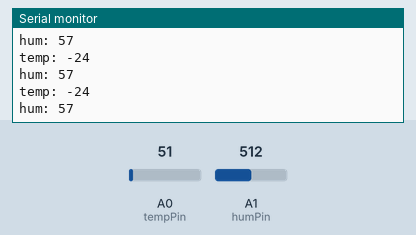
Recording of a sketch running on a simulated Arduino Uno, built with avr-gcc and run on an emulated ATmega328P. On the bench: the last lines printed to the serial monitor. The test bench sets the inputs (shaded band); at power-on: A0 (tempPin) = 51, A1 (humPin) = 512. No radio packets arrive unless stated.

Above: at 1.2 s.
1.3 s: A0 (tempPin) set to 71
At 1.58 s:
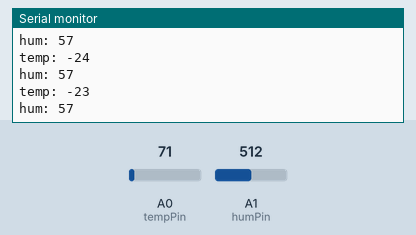
2.8 s: A1 (humPin) set to 716
At 3.17 s:
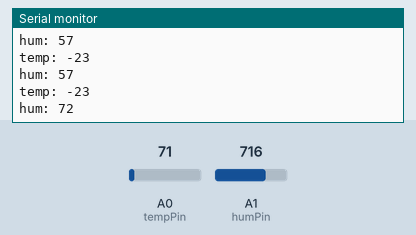
4.3 s: A0 (tempPin) set to 30
At 4.33 s:
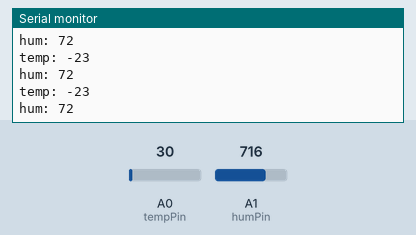
5.8 s: A1 (humPin) set to 900
At 5.92 s:
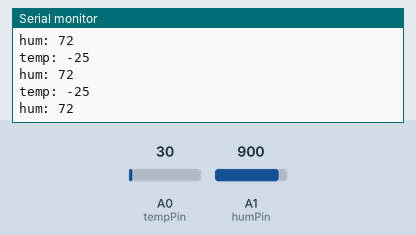
Timing chart, 0 to 8.3 s (numbered marks = the images above; inputs shaded):
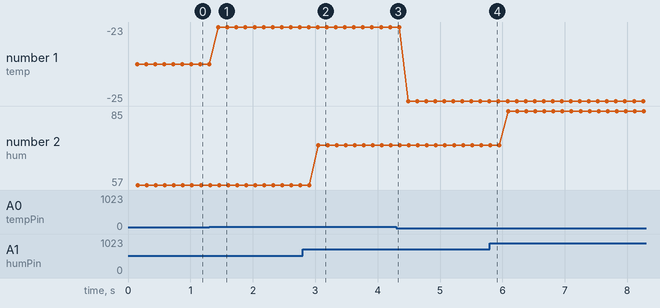

Measured:
- after the input at 1.3 s, the serial monitor: prints a new line after 0.15 s (image 1)
- after the input at 2.8 s, the serial monitor: prints a new line after 0.25 s (image 2)
- plotted number 1: -24 → -23 after the input at 1.3 s, -23 → -25 after the input at 4.3 s
- plotted number 2: 57 → 72 after the input at 2.8 s, 72 → 85 after the input at 5.8 s

The sketch:

weather_meter.ino
```cpp
#include "VirtualWire.h"
#include "temp.h"
#include "hum.h"
#include "wind.h"

#define aref_voltage 5

int tempPin = A0;
int humPin = A1;
int windPin = A2;
static uint8_t vw_tx_pin = 2;

void setup(void) {
  Serial.begin(9600);
  vw_set_tx_pin(vw_tx_pin);
  vw_setup(1000);
}


void loop(void) {

  int temp = tempMeter(tempPin, aref_voltage);
  delay(2);
  int hum = humMeter(humPin, aref_voltage);
  delay(2);
  /*int wind = windMeter(windPin, aref_voltage);*/

  // temp = temp + 100;
  // hum = hum + 200;

  String tempStr;
  String humStr;

  tempStr = String(temp);
  humStr = String(hum);

  char tempMsg[4];
  char humMsg[4];

  tempStr.toCharArray(tempMsg, 4);
  humStr.toCharArray(humMsg, 4);

  vw_send((uint8_t *)tempMsg, sizeof(tempMsg)/sizeof(tempMsg[0]));
  vw_wait_tx();

  delay(20);

  vw_send((uint8_t *)humMsg, sizeof(humMsg)/sizeof(humMsg[0]));
  vw_wait_tx();

  Serial.print("temp: ");
  Serial.print(tempMsg);
  Serial.println();

  Serial.print("hum: ");
  Serial.print(humMsg);
  Serial.println();

  // Serial.println(tempMsg);
  // Serial.println(humMsg);
  /*Serial.println(wind);*/
  /*delay(1000);*/
/*
  Serial.println();*/
}
```

hum.h
```cpp
#include "Arduino.h"

int humMeter(int humPin, float aref_voltage) {
  int humReading = analogRead(humPin);
  int result = map(humReading, 0, 1023, 20, 95);
  // int result = humReading/aref_voltage;
  return result;
}
```

temp.h
```cpp
#include "Arduino.h"

int tempMeter(int tempPin, float aref_voltage) {
  int tempReading = analogRead(tempPin);

  float voltage = tempReading;
  voltage = voltage * (aref_voltage / 1023.0);

  float temperatureK = voltage * 100 ;
  float temperatureC = temperatureK - 273.15;
  return floor(temperatureC);
}
```

wind.h
```cpp
#include "Arduino.h"

int windMeter(int windPin, float aref_voltage){
  int turn = 0;
  int min = 200;

  for (int t = millis(); millis() - t < 1000; t = t){
    int light = analogRead(A0); //read the value
    //Serial.println(light); //to use only in case of emergency 😛
    if (light < min){ //if there is light and the trigger is on, put turn+1 and turn off the trigger
      turn++;
    }
    delay(10);
  }
  float kph = ((2*3.14*0.000020)/1*10080)*turn;
  int result = floor(kph);
  return turn;
}
```
